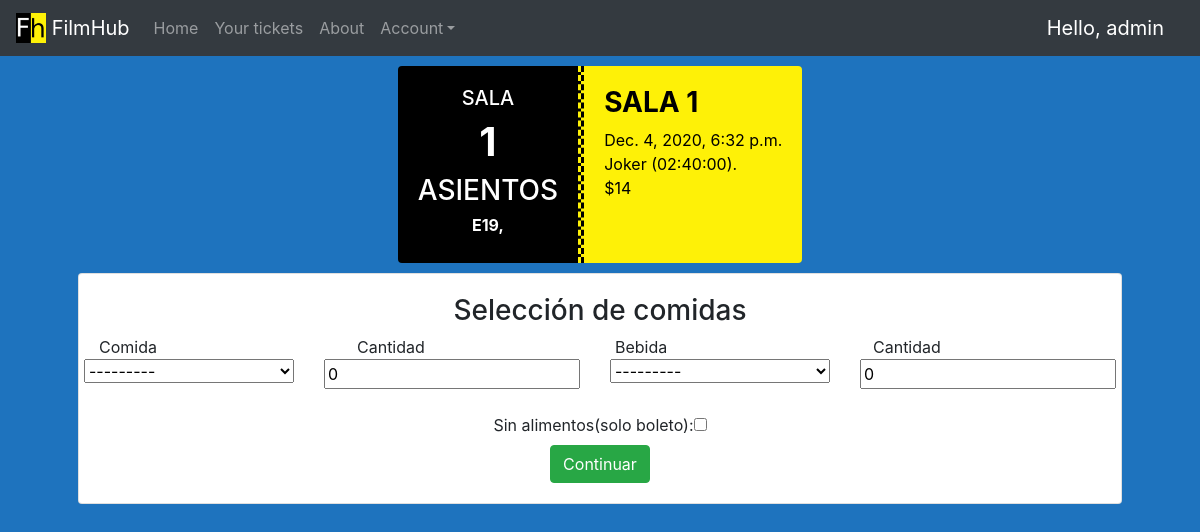
The page /client/buyfood/21 (signed in) on the database its author committed.
### FilmHub/models.py (models this page shows, shortened)
class Boleto(models.Model):
    id = models.AutoField(primary_key=True)
    asientos = models.ManyToManyField(Asiento, blank=True)
    funcion = models.ForeignKey(Funcion, on_delete=models.SET_NULL, null=True)
    def precio_final(self):
        valor = self.funcion.pelicula.precio_base * len(self.asientos.all())
        self.monto_total = valor
        return "$" + str(valor)

class Funcion(models.Model):
    id = models.AutoField(primary_key=True)
    horario = models.DateTimeField(null=True)
    sala = models.ForeignKey(Sala, on_delete=models.CASCADE, null=True)
    pelicula = models.ForeignKey(Pelicula, on_delete=models.CASCADE, null=True)

class Sala(models.Model):
    id = models.AutoField(primary_key=True)
    numero = models.IntegerField(default=0, blank=True, null=True)

class Asiento(models.Model):
    id = models.AutoField(primary_key=True)
    reservado = models.BooleanField(default=False)
    fila = models.CharField(max_length=1)
    butaca = models.IntegerField(default=0, blank=True, null=True)
    sala = models.ForeignKey(Sala, on_delete=models.CASCADE, null=True)

class Pelicula(models.Model):
    id = models.AutoField(primary_key=True)
    nombre = models.CharField(max_length=25)
    descripcion = models.CharField(max_length=100)
    portada = models.ImageField(default='default.jpg', upload_to='portadas')
    duracion = models.TimeField(null=True)
    precio_base = models.IntegerField(default=0, blank=True, null=True)
    def __str__(self):
        return str(self.nombre) + " (" + str(self.duracion) + ")."

### FilmHub/views.py (the view, shortened to what this page needs)
# urls.py: path('client/buyfood/<int:boleto>', views.BuyFoodView, name="buy_food"),
@login_required(login_url='loginView')
def BuyFoodView(request, boleto):
    boleto = Boleto.objects.get(pk=boleto)
    form=ComboComidaForm()
    context= {
        "boleto":boleto,
        "form":form
    }
    return render(request, 'FilmHub/buy_food.html', context)

### FilmHub/forms.py
class ComboComidaForm(ModelForm):
    class Meta:
        model = Combo_Comida
        fields = ['comida','cant_comida','bebida','cant_bebida']
    def __init__(self, *args, **kwargs):
        super(ComboComidaForm, self).__init__(*args, **kwargs)
        self.fields['comida'].required = True
        self.fields['bebida'].required = True
    fields = ['basic_field']

### FilmHub/models.py (called while the page is built)
    def __str__(self):
        return (self.nombre + " (" + str(self.contenido_neto) + "g)" + " - " + "$" + str(self.precio_unidad))

    def __str__(self):
        return (self.nombre + " (" + str(self.contenido_neto) + "ml)" + " - " + "$" + str(self.precio_unidad))

### FilmHub/templates/FilmHub/buy_food.html (shortened to what this page needs)
{% extends 'FilmHub/main.html'%}
{% block content %}
<div class="container h-100">
    <div class="row justify-content-around">
        <div class="col-sm-auto">
            <div style="margin:10px 0px 10px 0px" class="row justify-content-center">
                <div style="color:white;background-color:black;border-top-right-radius: 0px;border-bottom-right-radius: 0px;border-style: none dashed none none;border-color: #fef107ff;border-width: 3px;" class="card card-body">
                    <div class="col-md-auto">
                        <div class="row justify-content-center">
                            <h5>SALA</h5>
                        </div>
                        <div class="row justify-content-center">
                            <h1><b>{{ boleto.funcion.sala.numero }}</b></h1>
                        </div>
                        <div class="row justify-content-center">
                            <h3>ASIENTOS </h3>
                        </div>
                        <div class="row justify-content-center">
                            <h6><b> {% for asiento in boleto.asientos.all %}{{ asiento.fila}}{{ asiento.butaca}}, {%endfor%}</b> </h6>
                        </div>
                    </div>
                </div>
                <div style="color:black;background-color:#fef107ff;border-top-left-radius: 0px;border-bottom-left-radius: 0px;border-style: none none none dashed;border-color: black;border-width: 3px;" class="card card-body">
                    <div class="col-md-auto">
                        <div class="row justify-content-left">
                            <h3><b>SALA {{ boleto.funcion.sala.numero }}</b></h3>
                        </div>
                        <div class="row justify-content-left">
                            {{ boleto.funcion.horario }}
                        </div>
                        <div class="row justify-content-left">
                            {{ boleto.funcion.pelicula }}
                        </div>
                        <div class="row justify-content-left">
                            {{ boleto.precio_final }}
                        </div>
                    </div>
                </div>
            </div>
        </div>
    </div>
    <div class="row justify-content-center">
        <div class="col-sm-auto">
            <div class="card card-body">
                <div class="row justify-content-center">
                    <h3>Selección de comidas</h3>
                </div>
                <div class="row justify-content-around">
                    <div class="col-md">
                        Comida
                    </div>
                    <div class="col-md">
                        Cantidad
                    </div>
                    <div class="col-md">
                        Bebida
                    </div>
                    <div class="col-md">
                        Cantidad
                    </div>
                </div>
                <div class="row justify-content-around">
                    <form method="post" action="" id="foodForm">
                        <div class="row justify-content-around">
                            <div class="col-md">
                                {{form.comida}}
                            </div>
                            <div class="col-md">
                                {{form.cant_comida}}
                            </div>
                            <div class="col-md">
                                {{form.bebida}}
                            </div>
                            <div class="col-md">
                                {{form.cant_bebida}}
                            </div>
                        </div>
                        <br>
                        <div class="row justify-content-center">
                            <label>Sin alimentos(solo boleto):<input type="checkbox" onclick="changeVisibility()" name="sinAlimentos"></label>
                        </div>
                        <div class="row justify-content-center">
                            <div class="col-md">
                                <div class="row justify-content-center">
                                    <input class="btn btn-success" type="submit" value="Continuar">
                                </div>
                            </div>
                        </div>
                    </form>
                </div>
            </div>
        </div>
    </div>
</div>
{% endblock %}

### FilmHub/templates/FilmHub/navbar.html (shortened to what this page needs)
{% load static %}
{% url 'homeView' as home_url %}
{% url 'aboutView' as about_url %}
{% url 'my_tickets' as tickets_url %}
<nav class="navbar sticky-top navbar-expand-sm navbar-dark bg-dark">
    <a class="navbar-brand" href="{% url 'homeView' %}">
        <img src="{% static '/img/FilmHub.png' %}" width="30" height="30" class="d-inline-block align-top" alt="logo" loading="lazy">
        FilmHub
    </a>
    <div class="collapse navbar-collapse" id="collapsibleNavId">
        <ul class="navbar-nav mr-auto mt-2 mt-lg-0">
            <li class="nav-item{% if request.path == home_url %} active{%elif  request.path == home_client_url %} active {%endif%}">
                <a class="nav-link" href="{{home_url}}">Home <span class="sr-only">(current)</span></a>
            </li>
            {% if request.user.is_authenticated  %}
            <li class="nav-item {% if request.path == groups_url %} active {%endif%}">
                <a class="nav-link" href="{{tickets_url}}">Your tickets</a>
            </li>
            {% endif %}
            <li class="nav-item {% if request.path == about_url %} active {%endif%}">
                <a class="nav-link" href="{{about_url}}">About</a>
            </li>
            <li class="nav-item dropdown">
                <a class="nav-link dropdown-toggle" href="#" id="dropdownId" data-toggle="dropdown" aria-haspopup="true"
                    aria-expanded="false">Account</a>
            </li>
        </ul>
        {% if request.user.is_authenticated %}
        <span style="color:white;" class="hello-msg">Hello, {{request.user}} </span>
        {% endif %}
    </div>
</nav>

### static/css/main.css (style rules this page uses)
body, html { margin: 0; padding: 0; height: 100%; background: #1e73be !important; }
.hello-msg { font-size: 20px; color: #000000; margin-right: 20px; }

### rows shown on the page
Boleto: funcion.sala.numero "1", funcion.horario "Dec. 4, 2020, 6:32 p.m.", funcion.pelicula "Joker (02:40:00).", precio_final "$14"
Asiento: fila "E", butaca "19"

### other values the page prints
{{ request.user }} "admin"
